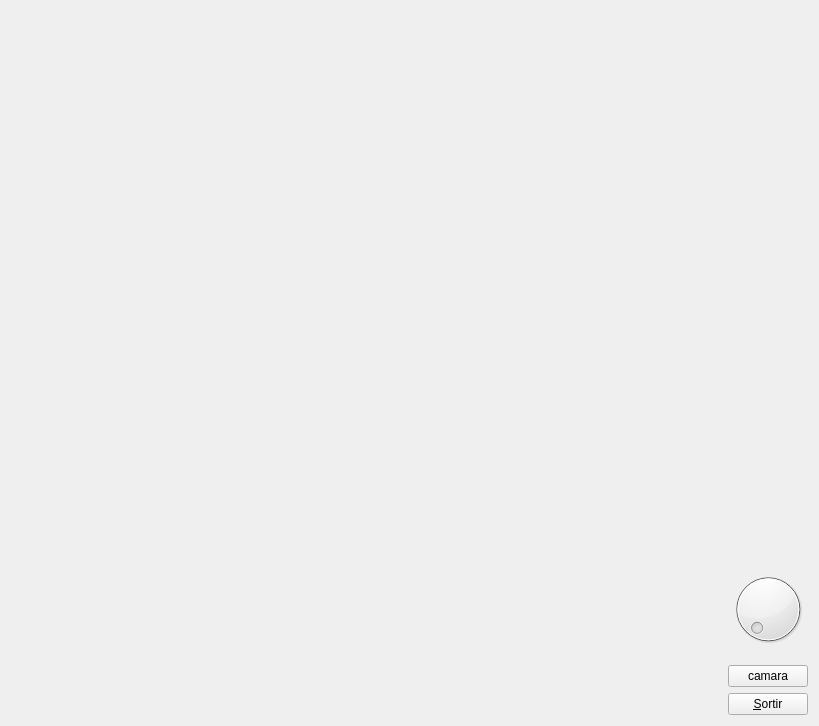
<?xml version="1.0" encoding="UTF-8"?>
<ui version="4.0">
 <class>MyForm</class>
 <widget class="QWidget" name="MyForm">
  <property name="geometry">
   <rect>
    <x>0</x>
    <y>0</y>
    <width>819</width>
    <height>726</height>
   </rect>
  </property>
  <property name="windowTitle">
   <string>IDI-Lab</string>
  </property>
  <layout class="QHBoxLayout" name="horizontalLayout">
   <item>
    <widget class="MyGLWidget" name="widget" native="true">
     <property name="sizePolicy">
      <sizepolicy hsizetype="Expanding" vsizetype="Expanding">
       <horstretch>0</horstretch>
       <verstretch>0</verstretch>
      </sizepolicy>
     </property>
     <property name="minimumSize">
      <size>
       <width>50</width>
       <height>50</height>
      </size>
     </property>
    </widget>
   </item>
   <item>
    <layout class="QVBoxLayout" name="verticalLayout">
     <item>
      <spacer name="verticalSpacer">
       <property name="orientation">
        <enum>Qt::Vertical</enum>
       </property>
       <property name="sizeHint" stdset="0">
        <size>
         <width>20</width>
         <height>40</height>
        </size>
       </property>
      </spacer>
     </item>
     <item>
      <widget class="QDial" name="dial">
       <property name="maximum">
        <number>2</number>
       </property>
      </widget>
     </item>
     <item>
      <widget class="QPushButton" name="pushButton_2">
       <property name="text">
        <string>camara</string>
       </property>
      </widget>
     </item>
     <item>
      <widget class="QPushButton" name="pushButton">
       <property name="sizePolicy">
        <sizepolicy hsizetype="Fixed" vsizetype="Fixed">
         <horstretch>0</horstretch>
         <verstretch>0</verstretch>
        </sizepolicy>
       </property>
       <property name="text">
        <string>&amp;Sortir</string>
       </property>
      </widget>
     </item>
    </layout>
   </item>
  </layout>
 </widget>
 <customwidgets>
  <customwidget>
   <class>MyGLWidget</class>
   <extends>QWidget</extends>
   <header>MyGLWidget.h</header>
   <container>1</container>
   <slots>
    <signal>actualizaDial(int)</signal>
    <slot>cambiaCamara()</slot>
    <slot>cambiaPat(int)</slot>
   </slots>
  </customwidget>
 </customwidgets>
 <resources/>
 <connections>
  <connection>
   <sender>pushButton_2</sender>
   <signal>clicked()</signal>
   <receiver>widget</receiver>
   <slot>cambiaCamara()</slot>
   <hints>
    <hint type="sourcelabel">
     <x>786</x>
     <y>664</y>
    </hint>
    <hint type="destinationlabel">
     <x>687</x>
     <y>515</y>
    </hint>
   </hints>
  </connection>
  <connection>
   <sender>pushButton</sender>
   <signal>clicked()</signal>
   <receiver>MyForm</receiver>
   <slot>close()</slot>
   <hints>
    <hint type="sourcelabel">
     <x>801</x>
     <y>696</y>
    </hint>
    <hint type="destinationlabel">
     <x>813</x>
     <y>604</y>
    </hint>
   </hints>
  </connection>
  <connection>
   <sender>dial</sender>
   <signal>sliderMoved(int)</signal>
   <receiver>widget</receiver>
   <slot>cambiaPat(int)</slot>
   <hints>
    <hint type="sourcelabel">
     <x>764</x>
     <y>563</y>
    </hint>
    <hint type="destinationlabel">
     <x>677</x>
     <y>250</y>
    </hint>
   </hints>
  </connection>
  <connection>
   <sender>widget</sender>
   <signal>actualizaDial(int)</signal>
   <receiver>dial</receiver>
   <slot>setValue(int)</slot>
   <hints>
    <hint type="sourcelabel">
     <x>720</x>
     <y>196</y>
    </hint>
    <hint type="destinationlabel">
     <x>751</x>
     <y>560</y>
    </hint>
   </hints>
  </connection>
 </connections>
</ui>
